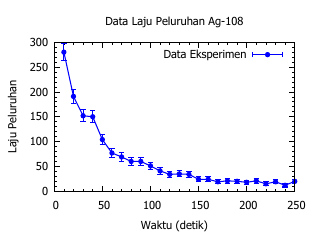

Generate this figure with gnuplot:
# plotsilver-rev.plt
reset
set terminal pdfcairo size 8cm,6cm font 'Helvetica,12'
set output 'plotsilver-rev.pdf'
set style line 1 lt 1 lc rgb 'blue'  lw 1.5 pt 7 ps 0.5
set style line 2 lt 1 lc rgb 'red'   lw 1.5
set style line 3 lt 5 lc rgb 'green' lw 1.5
set xlabel 'Waktu (detik)'
set ylabel 'Laju Peluruhan'
set title  'Data Laju Peluruhan Ag-108'
# rentang sumbu
set xrange [0:250]
set yrange [0:300]
set mxtics 5
set mytics 5 
# rentang fitting:
set samples 300,300
# fungsi matematis:
T(x) = 12.6 + 313*exp(-x/42.7)
# plot data, fitting, dan fungsi:
plot 'silver.dat' title 'Data Eksperimen' with errorb    ls 1, \
     'silver.dat' using 1:2 notitle       with lines  ls 1
unset output